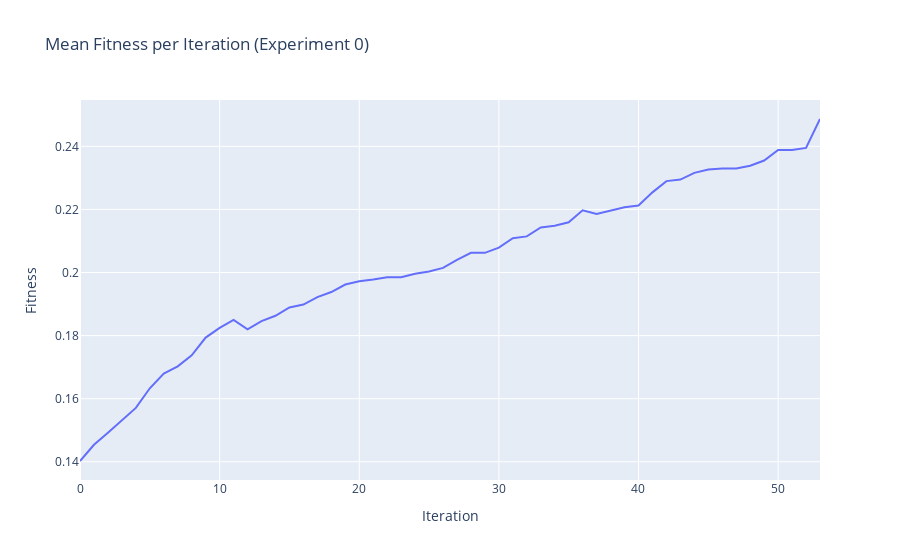

Notebook code for this chart:
### Markdown cell above
##### Individual Experiment

### Code cell
exp_mean_fitness_per_ite(results[0])

### Figure 1 — Plotly figure (JSON) as saved in the notebook; plotly's stock layout.template omitted (floating-point values rounded to 4 significant figures)
{"data": [{"mode": "lines", "name": "Before", "type": "scatter", "x": [0, 1, 2, 3, 4, 5, 6, 7, 8, 9, 10, 11, 12, 13, 14, 15, 16, 17, 18, 19, 20, 21, 22, 23, 24, 25, 26, 27, 28, 29, 30, 31, 32, 33, 34, 35, 36, 37, 38, 39, 40, 41, 42, 43, 44, 45, 46, 47, 48, 49, 50, 51, 52, 53], "y": [0.1402, 0.1454, 0.1492, 0.1533, 0.1571, 0.1633, 0.1679, 0.1703, 0.1737, 0.1794, 0.1824, 0.185, 0.182, 0.1846, 0.1863, 0.1889, 0.1898, 0.1922, 0.1938, 0.1962, 0.1972, 0.1978, 0.1985, 0.1985, 0.1996, 0.2003, 0.2015, 0.204, 0.2062, 0.2062, 0.2079, 0.2109, 0.2115, 0.2143, 0.2148, 0.2159, 0.2197, 0.2185, 0.2196, 0.2207, 0.2213, 0.2254, 0.229, 0.2295, 0.2316, 0.2327, 0.233, 0.233, 0.2338, 0.2355, 0.2388, 0.2388, 0.2395, 0.2487]}], "layout": {"title": {"text": "Mean Fitness per Iteration (Experiment 0)"}, "xaxis": {"title": {"text": "Iteration"}}, "yaxis": {"title": {"text": "Fitness"}}}}
